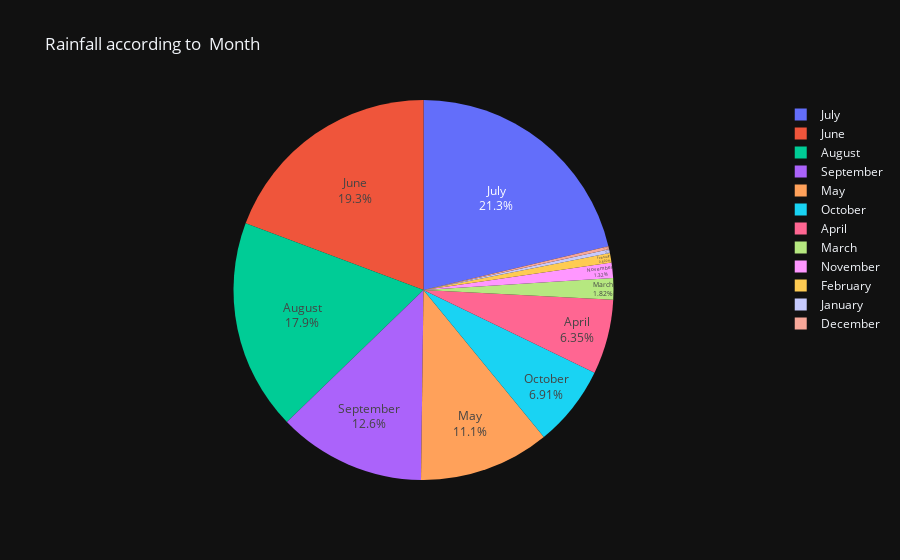

Source (notebook cell):
### Code cell
fig = px.pie(df,values="rain",names='month',title="Rainfall according to  Month")
fig.update_traces(textposition ='inside',textinfo='percent+label')
fig.show()

### Figure 1 — Plotly figure (JSON) as saved in the notebook; plotly's stock layout.template omitted (floating-point values rounded to 4 significant figures; data arrays with more than 128 entries replaced by an {"elided": "..."} marker saying what was removed)
{"data": [{"domain": {"x": [0, 1], "y": [0, 1]}, "hovertemplate": "month=%{label}<br>rain=%{value}<extra></extra>", "labels": {"elided": "1428 str values"}, "legendgroup": "", "name": "", "showlegend": true, "values": {"elided": "1428 float values"}, "type": "pie", "textinfo": "percent+label", "textposition": "inside"}], "layout": {"legend": {"tracegroupgap": 0}, "title": {"text": "Rainfall according to  Month"}}}
